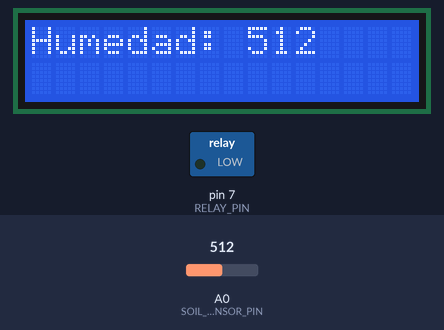
A sketch run on a simulated Arduino Uno, built with avr-gcc and run on an emulated ATmega328P. Parts: 16×2 character LCD, switched loads named in the sketch (green lamp = pin HIGH). Inputs (shaded band) come from the test bench; at power-on: A0 (SOIL_SENSOR_PIN) = 512. What the sketch prints to the serial monitor is not drawn.

Above: at 3.2 s.
3.3 s: A0 (SOIL_SENSOR_PIN) set to 585
At 5.1 s:
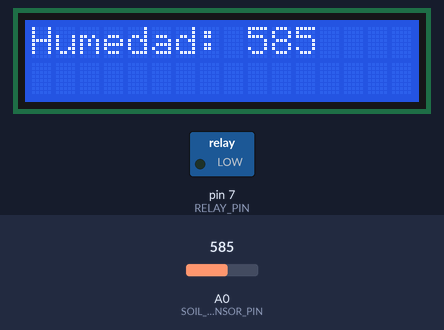
5.9 s: A0 (SOIL_SENSOR_PIN) set to 618
At 7.2 s:
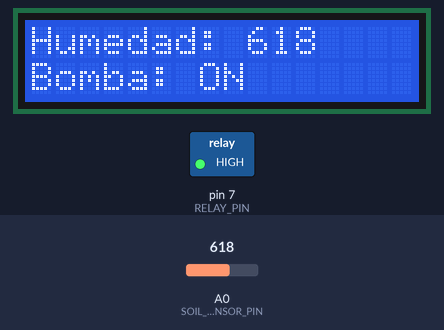
8.1 s: A0 (SOIL_SENSOR_PIN) set to 590
At 10.1 s:
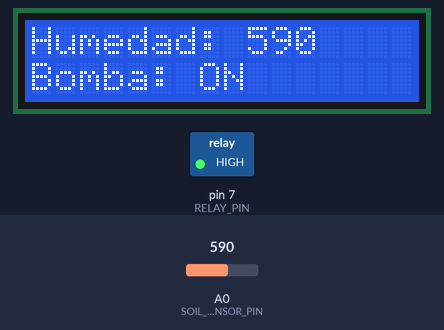
10.4 s: A0 (SOIL_SENSOR_PIN) set to 413
At 11.8 s:
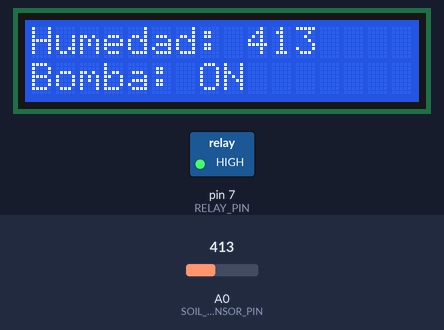
12.6 s: A0 (SOIL_SENSOR_PIN) set to 387
At 13.9 s:
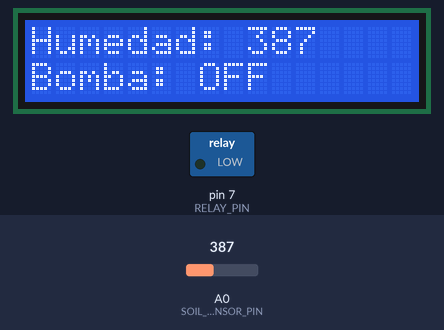
Timing chart, 0 to 15.6 s (numbered marks = the images above; inputs shaded):
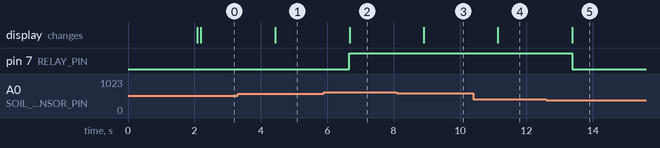

The sketch:

Sistema_De_Riego.ino
```cpp
#include <Wire.h>
  #include <LiquidCrystal_PCF8574.h>

  // Define pines
  #define SOIL_SENSOR_PIN A0  // Pin analógico al que está conectado el sensor YL-69
  #define RELAY_PIN 7         // Pin digital al que está conectado el relé
  #define LCD_SDA_PIN A4      // Pin SDA del LCD
  #define LCD_SCL_PIN A5      // Pin SCL del LCD

  // Configura el tipo de re
  #define ACTIVE_HIGH true  // Cambia a false si tu relé es activo en bajo

  // Umbrales de humedad
  const int DRY_THRESHOLD = 600;  // Suelo seco
  const int WET_THRESHOLD = 400;  // Suelo húmedo

  // Inicializa la pantalla LCD (dirección I2C por defecto 0x27)
  LiquidCrystal_PCF8574 lcd(0x27);

  // Variables para estabilizar el estado de la bomba
  bool pumpState = false;
  unsigned long lastPumpChange = 0;
  const unsigned long pumpDelay = 5000; // 5 segundos de retardo entre cambios

  void setup() {
    // Configuración de los pines
    pinMode(RELAY_PIN, OUTPUT);
    setRelayState(false);  // Apaga la bomba por defecto

    // Inicializa la comunicación serie
    Serial.begin(9600);

    // Inicializa la pantalla LCD
    lcd.begin(16, 2);
    lcd.setBacklight(255); // Enciende la retroiluminación
    lcd.print("Riego Autom.");

    delay(2000); // Espera 2 segundos para mostrar el mensaje
    lcd.clear();
  }

  void loop() {
    // Lee y filtra el valor del sensor de humedad
    int soilMoistureValue = getAverageMoisture();

    // Mostrar el valor en el monitor serial y LCD
    Serial.println(soilMoistureValue);
    lcd.setCursor(0, 0);
    lcd.print("Humedad: ");
    lcd.print(soilMoistureValue);
    lcd.print("    "); // Espacios para borrar valores anteriores

    // Control de la bomba con retardo de seguridad
    unsigned long currentTime = millis();
    if (soilMoistureValue > DRY_THRESHOLD && !pumpState && currentTime - lastPumpChange > pumpDelay) {
      // Suelo seco: Enciende la bomba
      setRelayState(true);
      pumpState = true;
      lastPumpChange = currentTime;
      lcd.setCursor(0, 1);
      lcd.print("Bomba: ON ");
    } else if (soilMoistureValue < WET_THRESHOLD && pumpState && currentTime - lastPumpChange > pumpDelay) {
      // Suelo húmedo: Apaga la bomba
      setRelayState(false);
      pumpState = false;
      lastPumpChange = currentTime;
      lcd.setCursor(0, 1);
      lcd.print("Bomba: OFF");
    }

    // Espera 1 segundo antes de la próxima lectura
    delay(1000);
  }

  // Función para configurar el estado del relé
  void setRelayState(bool state) {
    if (ACTIVE_HIGH) {
      digitalWrite(RELAY_PIN, state ? HIGH : LOW); // Activo en alto
    } else {
      digitalWrite(RELAY_PIN, state ? LOW : HIGH); // Activo en bajo
    }
  }

  // Función para promediar varias lecturas del sensor
  int getAverageMoisture() {
    int total = 0;
    for (int i = 0; i < 10; i++) {
      total += analogRead(SOIL_SENSOR_PIN);
      delay(10); // Pequeño retardo para lecturas estables
    }
    return total / 10;
  }
```

Measured:
- the behaviour switches between 600 and 601 on A0 (SOIL_SENSOR_PIN) (found by bisection; images 1 and 2)
- the behaviour switches between 400 and 399 on A0 (SOIL_SENSOR_PIN) (found by bisection; images 4 and 5)
- after the input at 3.3 s, the display: changes after 1.1 s (image 1)
- after the input at 5.9 s, pin 7 (RELAY_PIN): LOW → HIGH after 0.76 s; the display: changes after 0.77 s (image 2)
- after the input at 8.1 s, the display: changes after 0.81 s (image 3)
- after the input at 10.4 s, the display: changes after 0.74 s (image 4)
- after the input at 12.6 s, pin 7 (RELAY_PIN): HIGH → LOW after 0.77 s; the display: changes after 0.78 s (image 5)
